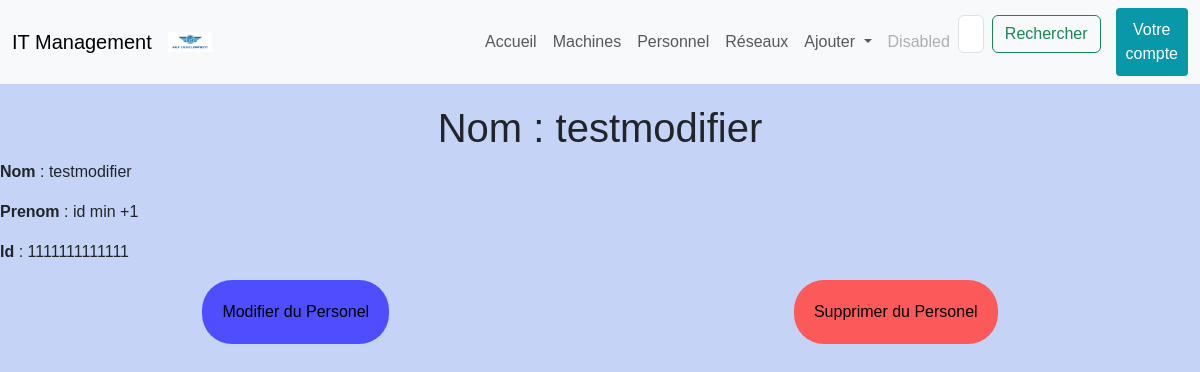
The app's page /personnel/1111111111111, older data.
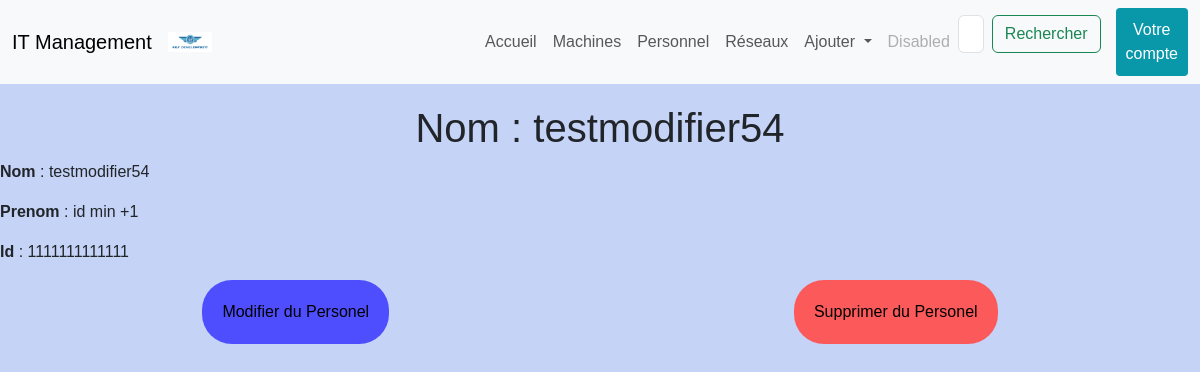
The same page, newer data.
### projetApp/models.py (models this page shows)
class Personnel(models.Model):
	id = models.PositiveIntegerField(
		primary_key = True,
		editable = True,
		validators=[MinValueValidator(1000000000000) , MaxValueValidator(9999999999999)],
		unique = True,
	)
	nom = models.CharField(
		max_length = 30
	)
	prenom = models.CharField(
		max_length = 30
	)
	machine_id = models.ForeignKey(Machine, on_delete=models.CASCADE)

### projetApp/views.py (the view)
# urls.py: path('personnel/<pk>', views.personnel_detail_view, name='detail_personnel'),
def personnel_detail_view(request, pk):
    personnel = get_object_or_404(Personnel, id = pk)
    return render(request, 'templates/html/detail_personnel.html', {'personnel': personnel})

### projetApp/templates/html/detail_personnel.html (shortened to what this page needs)
{% extends "index.html" %}
{% block content %}
    <h1>Nom : {{ personnel.nom }}</h1>
    <p><strong>Nom</strong> : {{ personnel.nom }}</p>
    <p><strong>Prenom</strong> : {{ personnel.prenom }}</p>
    <p><strong>Id</strong> : {{ personnel.id }}</p>
    <div class="li_button">
        <a href="{% url 'modifier_personnel' personnel.id %}"><button class="button_modif">Modifier du Personel</button></a>
        <a href="{% url 'supprimer_personnel' personnel.id %}"><button class="button_sup">Supprimer du Personel</button></a>
    </div>
{% endblock %}

### projetApp/templates/index.html (shortened to what this page needs)
<!DOCTYPE html>
<html>
<head>
    {% load static %}
    <link rel="stylesheet" href="{% static 'css/bootstrap.min.css' %}">
    <link rel="stylesheet" href="{% static 'css/style.css' %}">
</head>
<body>
  <header>
    {% block menu %}
    <nav class="navbar navbar-expand-lg bg-body-tertiary">
      <div class="container-fluid">
        <a class="navbar-brand" href="{% url 'index' %}">IT Management</a>
        <a class="navbar-brand" href="{% url 'index' %}"><img src="{% static 'images/rtdev.png' %}" class="img-fluid" alt="Logo rtdev"></a>
        <div class="collapse navbar-collapse" id="navbarSupportedContent">
          <ul class="navbar-nav me-auto mb-2 mb-lg-0">
            <li class="nav-item">
              <a class="nav-link" href="{% url 'index' %}">Accueil</a>
            </li>
            <li class="nav-item">
              <a class="nav-link" href="{% url 'machine' %}">Machines</a>
            </li>
            <li class="nav-item">
              <a class="nav-link" href="{% url 'personnel' %}">Personnel</a>
            </li>
            <li class="nav-item">
              <a class="nav-link" href="{% url 'reseau' %}">Réseaux</a>
            </li>
            <li class="nav-item dropdown">
              <a class="nav-link dropdown-toggle" href="#" role="button" data-bs-toggle="dropdown" aria-expanded="false">
                Ajouter
              </a>
            </li>
            <li class="nav-item">
              <a class="nav-link disabled">Disabled</a>
            </li>
          </ul>
            <form class="d-flex" role="search">
              <input class="form-control me-2" type="search" placeholder="Entrez votre recherche" aria-label="Search">
              <button class="btn btn-outline-success" type="submit">Rechercher</button>
            </form>
            <a href="{% url 'compte' %}"><button class="button_compte">Votre compte</button></a>
        </div>
      </div>
    </nav>
    {% endblock %}
  </header>
  <main>
  {% block content %}{% endblock %}
  </main>
</body>
</html>

### projetApp/static/css/style.css (style rules this page uses)
.img-fluid { max-width: 15%; height: auto; }
body { background-color: #c4d3f6; font-family: 'Arial', sans-serif; }
body h1 { text-align: center; padding-top: 20px; }
.button_compte { background-color: #0997aa; color: white; padding: 10px; font-size: 16px; border: none; margin-left: 15px; cursor: pointer; border-radius: 4px; }
.d-flex { text-align: center; }
.button_modif { background-color: rgb(78, 78, 255); border: none; border-radius: 30px; padding: 20px; }
.button_sup { background-color: #fc5a5a; border: none; border-radius: 30px; padding: 20px; }
.li_button { display: flex; align-items: flex-end; justify-content: space-around; }

Row changes from the older to the newer data that the page shows:
changed Personnel "id min +1": nom "testmodifier" → "testmodifier54"
